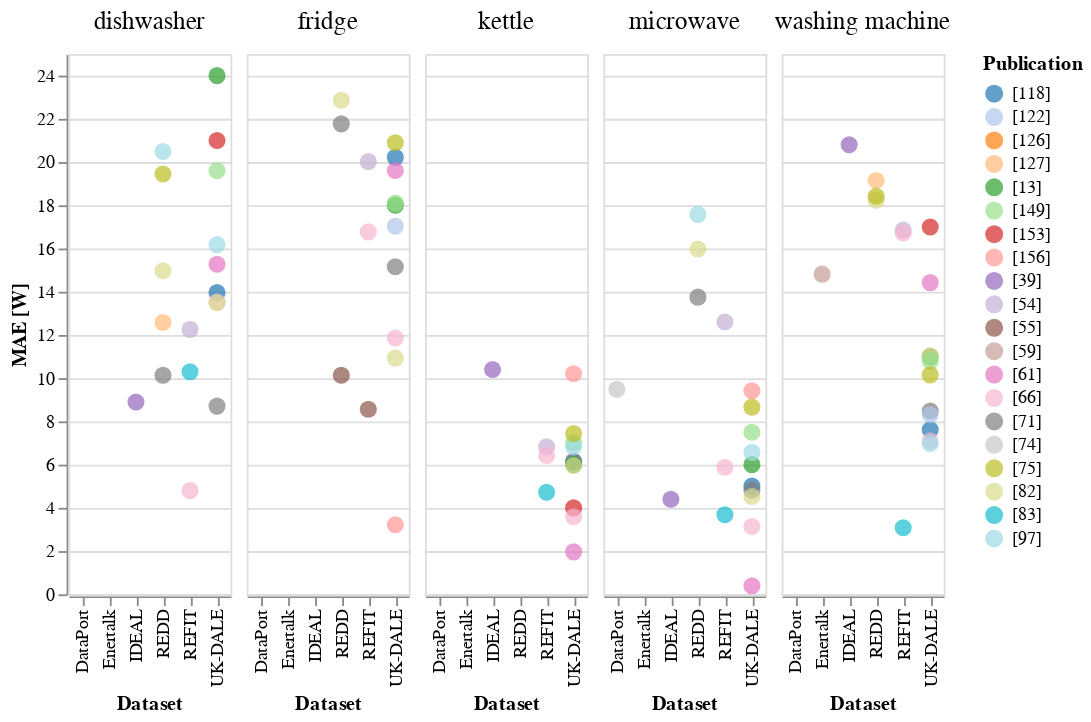

Notebook code for this chart:
### Code cell
# VERSION FOR PUBLICATION
layers = []
upper_bound = 25
lower_bound = 0
app = [ 'kettle', 'microwave', 'dishwasher', 'washing machine', 'fridge' ]
sortByDataset = alt.Chart(df_mae).mark_point(clip=True, size=90, filled=True).encode(
    x=alt.X('Training: Dataset:N', title='Dataset'),
    #y=alt.Y('Performance Metric: Value:Q', title='MAE [W]', scale=alt.Scale(domain=(lower_bound, upper_bound))),
    y=alt.Y('Performance Metric: Value:Q', title='MAE [W]', scale=alt.Scale(domain=(lower_bound, upper_bound))),
    color=alt.Color('Reference: Number:N', legend=alt.Legend(title='Publication'), scale=alt.Scale(scheme = 'category20')), 
    # color=alt.Color('No-Ref', legend=alt.Legend(title='Publication'), scale=alt.Scale(scheme = 'category20')), 
)


alt.layer(
    sortByDataset,  
    data=df_mae, width=90#, height=500
).facet(
    column=alt.Column('Appliance:N', title=None)
).configure_facet(
    spacing=7
).configure_header(
    titleFontSize=14,
    labelFontSize=14
)
